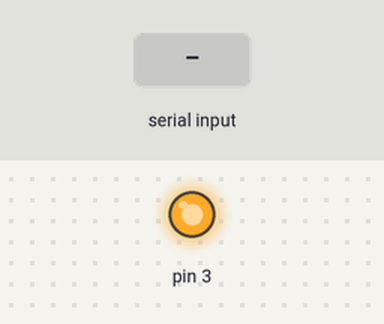
A sketch run on a simulated Arduino Uno, built with avr-gcc and run on an emulated ATmega328P. Parts: output pins drawn as LEDs (lit = HIGH). The inputs (shaded band) are chosen by the test bench. What the sketch prints to the serial monitor is not drawn.

Above: at 0.95 s.
1.3 s: "f90\n" received over Serial
At 2.3 s:
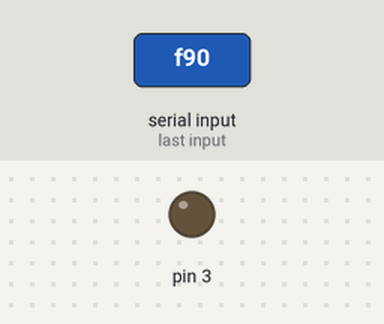
Timing chart, 0 to 10.3 s (numbered marks = the images above; inputs shaded):
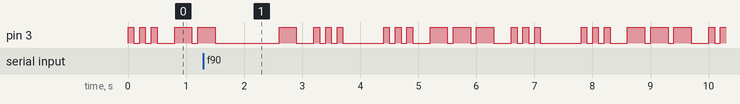

The sketch:

Morse.ino
```cpp
#include "Morse.h"

Morse morse(3);

void setup() {
  morse.setup();
  morse.hookCallback(&readInput);

}

void loop() {
  morse.displayText();
}
```

Input.ino
```cpp
String readString(char terminator) {
  String result = "";
  char buffer[256];

  while(true) {
    byte len = Serial.readBytesUntil(terminator, buffer, 255);

    if (len == 0) {
      result += String(buffer);
    }
    else {
      buffer[len] = '\0';
      result += String(buffer);
      break;
    }
  }

  return result;
}

void readFrequency() {
    if(!Serial.find("f:")) {
     Serial.println("Error\n");
     return;
   }

   float f = Serial.parseFloat();

   if(!Serial.find(";")) {
      Serial.println("Error\n");
      return;
   }

   Serial.println("Okay");

   morse.setFrequency(f);
}

void readText() {
     if(!Serial.find("t:")) {
      Serial.println("Error\n");
     return;
   }

   String t = readString(';');
   Serial.println("Okay");
   morse.setText(t);
}

void readInput(){
   if(!Serial.available())
     return;

   switch(Serial.peek()){
     case 'f':
       readFrequency();
       break;
     case 't':
       readText();
       break;
     default:
       Serial.println("Error\n");
       break;
   }
}
```

Morse.h
```cpp
#ifndef _Morse_h_
#define _Morse_h_

#include "Arduino.h"

class Morse {
  public:
  Morse(byte pin);
  Morse setup();
  Morse hookCallback(void (*callback)());


  void setFrequency(float frequency);
  void setText(String newText);

  void displayText();

  protected:
  void flash(int on, int off);
  void dot();
  void dash();
  void letter();
  void space();
  void displayChar(char c);
  char* translateChar(char c);

  private:
  int T;
  String text;
  byte pin;
  void (*callback)();
};


#endif
```

display.cpp
```cpp
#include "Morse.h"

void Morse::displayText() {
  int length = text.length();

  Serial.println(text);

  for(int index = 0 ; index < length; index ++) {
    displayChar(text.charAt(index));
  }

  space();
}

char letters[][26] = {
  ".-", // A
  "-...", // B
  "-.-.", // C
  "-..", // D
  ".", // E
  "..-.", // F
  "--.", // G
  "....", // H
  "..", // I
  ".---", // J
  "-.-", // K
  ".-..", // L
  "--", // M
  "-.", // N
  "---", // O
  ".--.", // P
  "--.-", // Q
  ".-.", // R
  "...", // S
  "-", // T
  "..-", // U
  "...-", // V
  ".--", // W
  "-..-", // X
  "-.--", // Y
  "--.." // Z
};

char numbers[][10] = {
 "-----", // 0
 ".----", // 1
 "..---", // 2
 "...--", // 3
 "....-", // 4
 ".....", // 5
 "-....", // 6
 "--...", // 7
 "---..", // 8
 "----." // 9
};

char* Morse::translateChar(char c) {
  if (c == ' ')
    return " ";
  else if (c >= 'A' && c <= 'Z')
    return letters[c-'A'];
  else if (c >= '0' && c <= '9')
    return numbers[c-'0'];
  else
    return "X";
}

void Morse::displayChar(char c) {
  char* toDisplay = translateChar(c);

  for(char* current = toDisplay; *current != '\0'; current++) {
    switch(*current) {
      case ' ':
        space();
        break;
      case '.':
        dot();
        break;
      case '-':
        dash();
        break;
      default:
        Serial.print("Unkown letter: ");
        Serial.println(c, HEX);
        return;
    }
  }

  letter();
}
```

setup.cpp
```cpp
#include "Morse.h"

Morse::Morse(byte ledPin) {
  pin = ledPin;
  pinMode(pin, OUTPUT);

  setFrequency(10);
  setText("SOS");
}

Morse Morse::hookCallback(void (*cb)()) {
  callback = cb;
}

Morse Morse::setup() {
  Serial.begin(9600);
  Serial.println("f:frequency(hz); t:text;");
}

void Morse::setFrequency(float frequency){
  Serial.print("Frequency: ");
  Serial.print(frequency);
  Serial.println(" Hz");

  T = int(1000/frequency);
}

void Morse::setText(String newText) {
  text = newText;
  text.toUpperCase();
  Serial.print("Text: ");
  Serial.println(text);
}
```

symbol.cpp
```cpp
#include "Morse.h"

void Morse::flash(int on, int off) {
  if(on > 0) {
    digitalWrite(pin, HIGH);
    delay(T * on);
  }
  if(off > 0) {
    digitalWrite(pin, LOW);
    delay(T * off);
  }

  if(callback) {
    callback();
  }
}

void Morse::dot(){
  flash(1, 1);
}

void Morse::dash(){
  flash(3, 1);
}

void Morse::letter() {
  flash(0, 2);
}

void Morse::space() {
  flash(0, 4);
}
```

Measured:
- by itself, pin 3: repeats every 3.4 s: HIGH 0.30 s, LOW 0.30 s, 2 × (HIGH 0.10 s, LOW 0.10 s), HIGH 0.10 s, LOW 0.70 s, 2 × (HIGH 0.10 s, LOW 0.10 s), HIGH 0.10 s, LOW 0.30 s, 2 × (HIGH 0.30 s, LOW 0.10 s)
